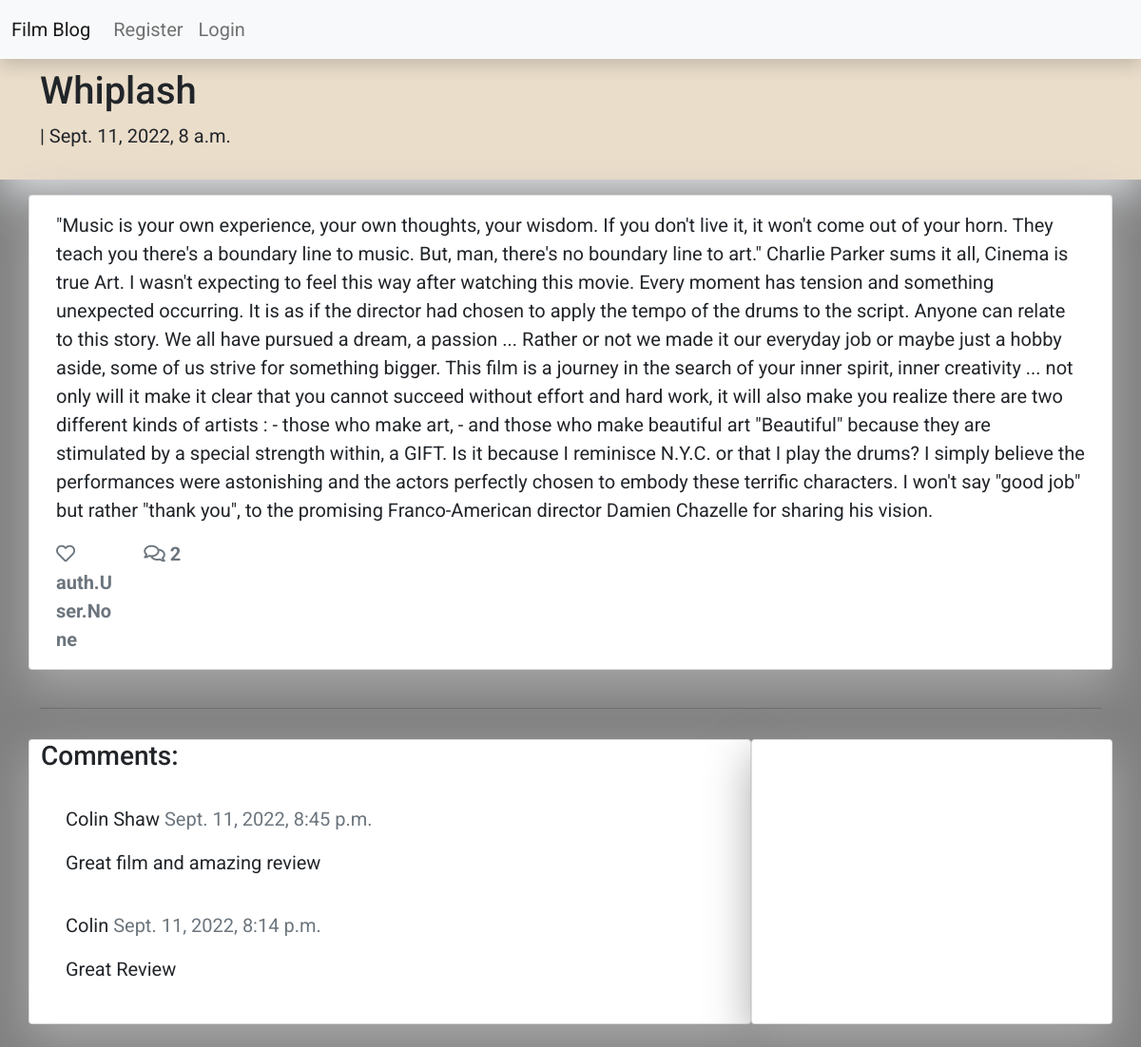
The app's page /damien-chazelle/ with its own data.
### blog/models.py (models this page shows, shortened)
class Post(models.Model):
    film_title = models.CharField(max_length=200, unique=True, null=True)
    slug = models.SlugField(max_length=200, unique=True, null=True)
    blogger = models.ForeignKey(User, on_delete=models.CASCADE, related_name='blog_posts', null=True)
    director = models.CharField(max_length=200, unique=True, null=True)
    actor = models.CharField(max_length=200, unique=True, null=True)
    updated_on = models.DateTimeField(auto_now=True, null=True)
    content = models.TextField()
    created_on = models.DateTimeField(auto_now_add=True, null=True)
    status = models.IntegerField(choices=STATUS, default=0)
    likes = models.ManyToManyField(User, related_name='blog_post_likes')
    class Meta:
        ordering = ['-created_on']
    def number_of_likes(self):
        return self.likes

class Comment(models.Model):
    post = models.ForeignKey(Post,on_delete=models.CASCADE,related_name='comments')
    name = models.CharField(max_length=80)
    email = models.EmailField()
    body = models.TextField()
    created_on = models.DateTimeField(auto_now_add=True)
    approved = models.BooleanField(default=False)
    class Meta:
        ordering = ['created_on']

### blog/views.py (the view, shortened to what this page needs)
# urls.py: path('<slug:slug>/', views.PostDetail.as_view(), name='details_post'),
class PostDetail(View):
    def get(self, request, slug, *args, **kwargs):
        queryset = Post.objects.filter(status=1)
        post = get_object_or_404(queryset, slug=slug)
        comments = post.comments.filter(approved=True).order_by("-created_on")
        liked = False
        if post.likes.filter(id=self.request.user.id).exists():
            liked = True
        return render(
            request,
            "details_post.html",
            {
                "post": post,
                "comments": comments,
                "liked": liked,
                "comment_form": CommentForm()
            },
        )

### templates/details_post.html (shortened to what this page needs)
{% extends 'base.html' %} {% block content %}
{% load crispy_forms_tags %}
<div class="masthead">
    <div class="container">
        <div class="row g-0">
            <div class="col-md-6 masthead-text">
                <h1 class="post-title">{{ post.film_title }}</h1>
                <p class="post-subtitle">{{ post.author }} | {{ post.created_on }}</p>
            </div>
        </div>
    </div>
</div>
<div class="container">
    <div class="row">
        <div class="col card mb-4  mt-3 left  top">
            <div class="card-body">
                <p class="card-text ">
                    {{ post.content | safe }}
                </p>
                <div class="row">
                    <div class="col-1">
                        <strong>
                            {% if user.is_authenticated %}
                            <form class="d-inline" action="{% url 'post_like' post.slug %}" method="POST">
                                {% csrf_token %}
                                {% if liked %}
                                <button type="submit" name="blogpost_id" value="{{post.slug}}" class="btn-like"><i class="fas fa-heart"></i></button>
                                {% else %}
                                <button type="submit" name="blogpost_id" value="{{post.slug}}" class="btn-like"><i class="far fa-heart"></i></button>
                                {% endif %}
                            </form>
                            {% else %}
                            <span class="text-secondary"><i class="far fa-heart"></i></span>
                            {% endif %}
                        <span class="text-secondary">{{ post.number_of_likes }} </span>
                        </strong>
                    </div>
                    <div class="col-1">
                        {% with comments.count as total_comments %}
                        <strong class="text-secondary"><i class="far fa-comments"></i>
                            {{ total_comments }}</strong>
                        {% endwith %}
                    </div>
                </div>
            </div>
        </div>
    </div>
    <div class="row">
        <div class="col">
            <hr>
        </div>
    </div>
    <div class="row">
        <div class="col-md-8 card mb-4  mt-3 ">
            <h3>Comments:</h3>
            <div class="card-body">
                {% for comment in comments %}
                <div class="comments" style="padding: 10px;">
                    <p class="font-weight-bold">
                        {{ comment.name }}
                        <span class=" text-muted font-weight-normal">
                            {{ comment.created_on }}
                        </span>
                    </p>
                    {{ comment.body | linebreaks }}
                </div>
                {% endfor %}
            </div>
        </div>
        <div class="col-md-4 card mb-4  mt-3 ">
            <div class="card-body">
            </div>
        </div>
    </div>
</div>
{% endblock content %}

### static/css/style.css (style rules this page uses)
body { font-family: "Roboto", sans-serif; font-size: 20px; background-color: #808080; }
.masthead { background: #EADDCA; height: auto; padding-bottom: 15px; box-shadow: 0 16px 48px #E3E7EB; padding-top: 10px; }
.card { box-shadow: 0 16px 48px #A9A9A9; }

### records on screen
Post: film_title "Whiplash", created_on "Sept. 11, 2022, 8 a.m.", content "\"Music is your own experience, your own thoughts, your wisdom. If you don't live it, it won't come out of your horn. They teach you there's a boundary line to music. But, man, there's no boundary line to art.\" Charlie Parker sums it all, Cinema is true Art. I wasn't expecting to feel this way after watching this movie. Every moment has tension and something unexpected occurring. It is as if the director had chosen to apply the tempo of the drums to the script. Anyone can relate to this story. We all have pursued a dream, a passion ... Rather or not we made it our everyday job or maybe just a hobby aside, some of us strive for something bigger. This film is a journey in the search of your…", number_of_likes "auth.User.None"
Comment: name "Colin Shaw", created_on "Sept. 11, 2022, 8:45 p.m.", body "Great film and amazing review"
Comment: name "Colin", created_on "Sept. 11, 2022, 8:14 p.m.", body "Great Review"

### other values on screen
{{ total_comments }} "2"
